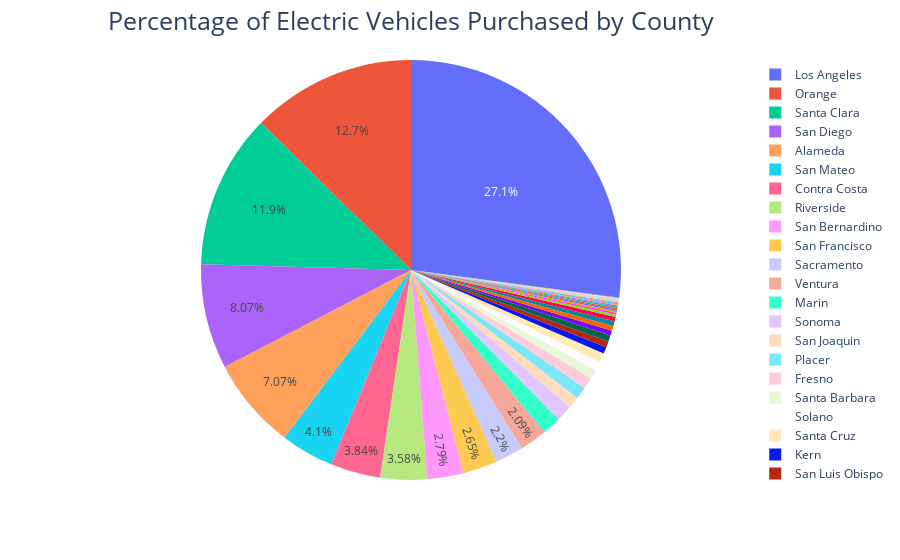

The code cell stored with this chart in its notebook:
### Code cell
fig2 = px.pie(year_df, 
              values='Total Purchased EV',
              names='County')
#fig2.update_layout(title_text='Percentage of Electric Vehicles Purchased by County', title_x=0.12)
fig2.update_traces(textposition='inside')
fig2.update_layout(uniformtext_minsize=12, uniformtext_mode='hide')
fig2['layout']['title']['font'] = dict(size=25)
fig2.show()

### Figure 1 — Plotly figure (JSON) as saved in the notebook; plotly's stock layout.template omitted (floating-point values rounded to 4 significant figures; data arrays with more than 128 entries replaced by an {"elided": "..."} marker saying what was removed)
{"data": [{"domain": {"x": [0, 1], "y": [0, 1]}, "hovertemplate": "County=%{label}<br>Total Purchased EV=%{value}<extra></extra>", "labels": {"elided": "722 str values"}, "legendgroup": "", "name": "", "showlegend": true, "textposition": "inside", "type": "pie", "values": {"elided": "722 int values"}}], "layout": {"legend": {"tracegroupgap": 0}, "margin": {"t": 60}, "title": {"font": {"size": 25}, "text": "Percentage of Electric Vehicles Purchased by County", "x": 0.12}, "uniformtext": {"minsize": 12, "mode": "hide"}}}
